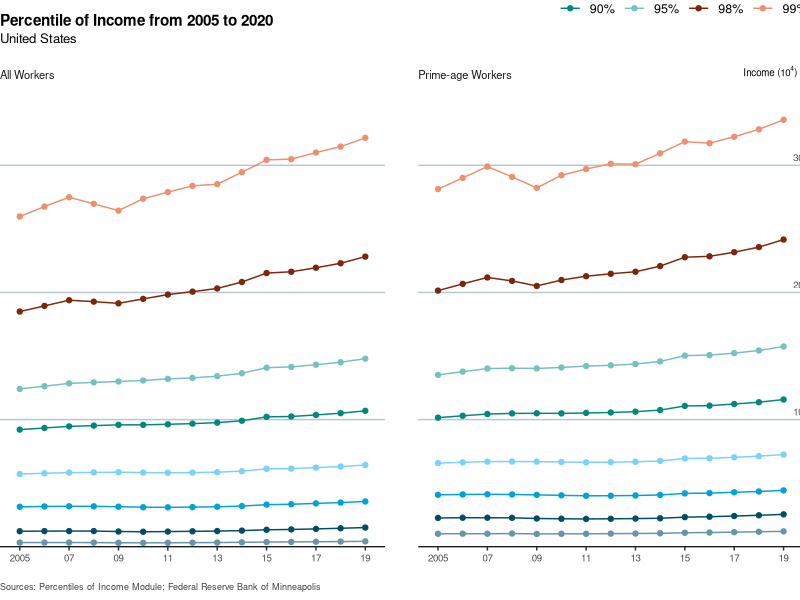
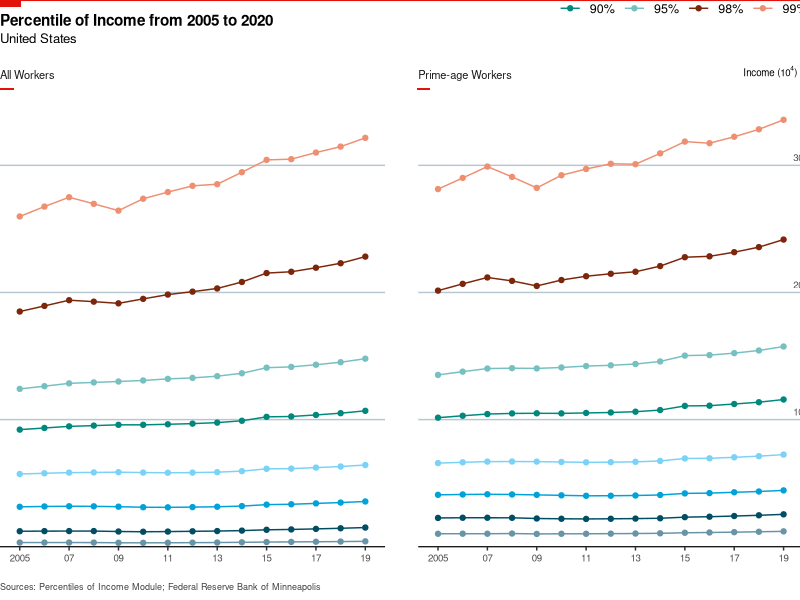

The R script that drew these images, in order:
# -----------------------------------------------------------
# Script Name: 01_pctl_of_income_US_lineplot
# Purpose: This script is used to draw
# the percentile of income from 2005 to 2019
# -----------------------------------------------------------

# load packages------------------------------------------------
library(ggplot2)
library(ggthemes)
library(ggtext)
library(grid)

# load data------------------------------------------------
df = read.csv("data/derived/01_pctl_of_income_US.csv")

# drawing the line plot------------------------------------------------
p = ggplot(df) + 
  geom_line(aes(x = year, y = value, col = Percentile)) + ## add line
  geom_point(aes(x = year, y = value, col = Percentile)) + ## add point
  facet_wrap(~ samp) + ## facet by `samp` variable
  ## add title, subtitle, caption and axis titles
  labs(title = "Percentile of Income from 2005 to 2020",
       subtitle = "United States",
       x = "", y = expression("Income (10" ^ 4* ")"),
       caption = "Sources: Percentiles of Income Module; Federal Reserve Bank of Minneapolis") +
  ## adjust texts and breaks in x-axis and y-axis
  scale_x_continuous(expand = c(0, 0.8), 
                     breaks = seq(2005, 2020, 2),
                     labels = c("2005", "07", "09", "11", 
                               "13", "15", "17", "19")) + 
  scale_y_continuous(position = "right",
                     expand = c(0, 0),
                     limits = c(0, 345000),
                     breaks = seq(0, 340000, 100000),
                     labels = c("", "10", "20", "30")) + 
  ## change line colour
  scale_colour_economist() + 
  theme(
    ## set plot margin
    plot.margin = margin(t = 0, r = 2, b = 0, l = 0, unit = "pt"),
    
    ## remove background colour
    plot.background = element_rect(fill = "white"),
    
    ## adjust panel title and relative space
    strip.background = element_rect(color = NA, fill = NA), 
    strip.placement = "outside",
    strip.text = element_text(size = 8, margin = margin(6, 0 ,20, 0), 
                              hjust = 0, family = "sans"),
    strip.clip = "off",
    
    ## adjust space between panels 
    ## remove background colour
    ## remove unnecessary grid line and adjust grid line 
    panel.spacing.x = unit(24, "pt"),
    panel.background = element_rect(fill = "white"),
    panel.grid.major.x = element_blank(),
    panel.grid.minor.x = element_blank(),
    panel.grid.major.y = element_line(color = "#B7C6CF", linewidth = unit(.5, "pt")),
    panel.grid.minor.y = element_blank(),
    
    ## adjust legend
    ## remove background colour, text size, 
    ## remove title, change position and adjust space
    legend.background = element_blank(), 
    legend.text = element_text(size = 9, family = "sans"),
    legend.title = element_blank(),
    legend.key = element_blank(),
    legend.position = c(.85, 1.255),
    legend.spacing.x = unit(2.5, "pt"),
    legend.spacing.y = unit(1, "pt"),
    
    ## adjust axis text size, axis line colour and y-axis title 
    axis.text.x = element_text(size = 7, family = "sans"),
    axis.line.x  = element_line(color = "black", linewidth = unit(.4, "pt")),
    axis.ticks.y = element_blank(),
    axis.text.y.right = element_text(hjust = -1.3, vjust = -.5, 
                                     size = 7, family = "sans"),
    axis.title.y.right = element_text(vjust = 1.1, hjust = -1, angle = 0,
                                      size = 7, family = "sans",
                                      margin = margin(l = -65)),
    
    ## adjust title/subtitle/caption size, position, face, colour and space
    plot.title.position = "plot",
    plot.title = element_text(size = 11, hjust = 0, face = "bold", 
                              family = "sans",
                              margin = margin(10, 0, 1.5, 0, "pt")),
    plot.subtitle = element_text(size = 9.5, hjust = 0, family = "sans",
                                 margin = margin(1, 0, 10, 0)),
    plot.caption = element_text(hjust = 0, vjust = 5, size = 6.5, colour = "#404040")) +
  # make legend become 2 rows
  guides(colour = guide_legend(nrow = 2, byrow = TRUE)) 

# Generate a ggplot2 plot grob
p_grob = ggplotGrob(p)

# open device to save plot------------------------------------------------
png("outputs/01_pctl_of_income_US/01_pctl_of_income_US_lineplot.png", 
    width = 8.5, height = 4.3, units = "in",
    res = 300)
## draw the grob
grid.draw(p_grob)
## add rotated tag
grid.lines(x = c(0, 1), y = 1, gp = gpar(col = "#E3120B", 
                                         lwd = unit(2, "points"))) 
grid.rect(x = unit(0, "npc"), y = 1, 
          width = unit(15, "points"), height = unit(5, "points"), 
          just = c("left", "top"),
          gp = gpar(fill = "#E3120B", lwd = 0))
## add marker for panels
grid.rect(x = 0, y = unit(.853, "npc"),
          width = unit(10, "points"), height = unit(1.3, "points"), 
          just = c("left", "top"),
          gp = gpar(fill = "#E3120B", lwd = 0))
grid.rect(x = unit(0.5, "npc") + unit(32, "points"), y = unit(.853, "npc"),
          width = unit(10, "points"), height = unit(1.3, "points"), 2, 
          just = c("left", "top"),
          gp = gpar(fill = "#E3120B", lwd = 0))
# Close the device
dev.off()
